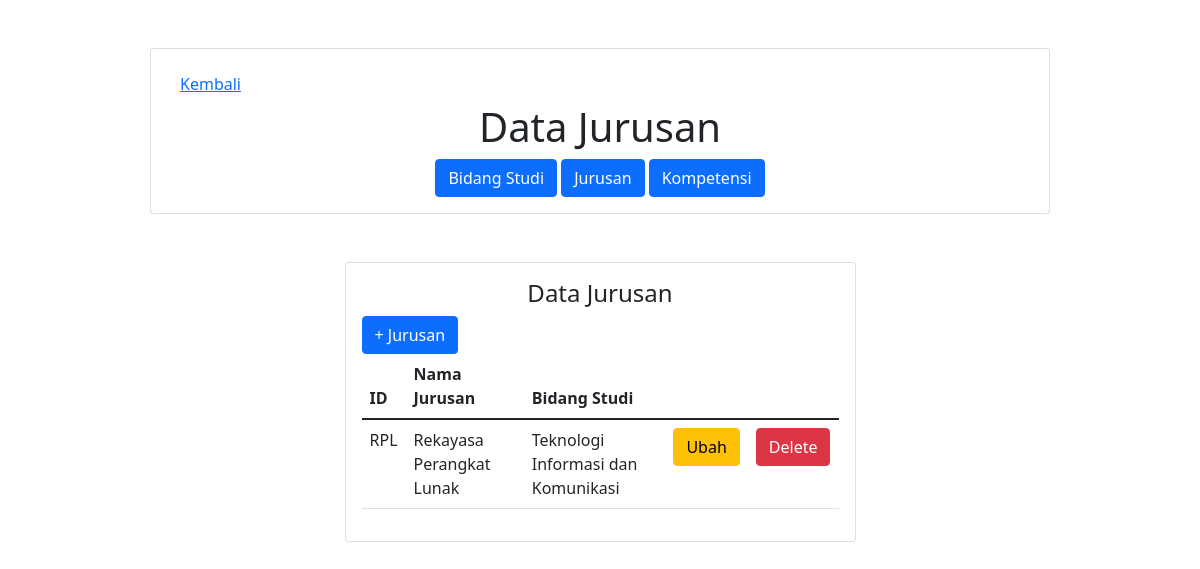
Page /jurusan/listjurusan.php on the committed database.
### tables this page shows
CREATE TABLE `jurusan` (
  `kodeJurusan` varchar(5) NOT NULL,
  `namaJurusan` varchar(30) NOT NULL,
  `kodeBidangStudi` varchar(8) NOT NULL
);

CREATE TABLE `bidangStudi` (
  `kodeBidangStudi` varchar(8) NOT NULL,
  `namaBidangStudi` varchar(50) NOT NULL
);

### jurusan/listjurusan.php (the view, shortened to what this page needs)
<?php
include '../conn.php';
$sch = mysqli_query($conn,'SELECT * FROM jurusan inner join bidangStudi on jurusan.kodeBidangStudi = bidangStudi.kodeBidangStudi');
?>
<!DOCTYPE html>
<head>
    <link href="https://cdn.jsdelivr.net/npm/bootstrap@5.1.3/dist/css/bootstrap.min.css" rel="stylesheet">
</head>
<body>
<div class="col-sm-9 mx-auto">
            <div class="card card-register my-5 card-body">
            <div>
            <a class="btn btn-link" href="../index.php">Kembali</a>
            </div>
                <div class="text-center">
                    <h1>Data Jurusan</h1>
                    <a  class="btn btn-primary" href="../bidangstudi/listbidangstudi.php">Bidang Studi</a>
                    <a  class="btn btn-primary" href="">Jurusan</a>
                    <a href="../kompetensi/listkompetensi.php" class="btn btn-primary">Kompetensi</a>
            </div>
        </div>
    <div class="container">
        <div class="col-sm-9 col-md-7 col-lg-7 mx-auto">
            <div class="card card-register my-5 card-body">
                <h4 class="text-center"> Data Jurusan</h4>
                <div>
                <a class="btn btn-primary" href="jurusan.php">+ Jurusan</a>
                </div>
                <table class="table">
                    <thead>
                        <tr>
                            <th scope="col">ID</th>
                            <th scope="col">Nama Jurusan</th>
                            <th scope="col">Bidang Studi</th>
                        </tr>
                    </thead>
                    <tbody>
                    <?php
                        if(mysqli_num_rows($sch)>0) {
                            while($data=mysqli_fetch_array($sch)){
                                echo ("
                                <tr>
                                <td style: 'text-align : center'>".$data['kodeJurusan']."</td>
                                <td style: 'text-align : center'>".$data['namaJurusan']."</td>
                                <td style: 'text-align : center'>".$data['namaBidangStudi']."</td>
                                <td><a href='update.php?idjurusan=".$data['kodeJurusan']."' class='btn btn-warning'> Ubah </a> </td>
                                <td><a href='delete.php?idjurusan=".$data['kodeJurusan']."' class='btn btn-danger'> Delete </a> </td>
                                ");
                            }} ?>
                    </tbody>
                </table>
            </div>
        </div>
    </div>
</body>
</html>

### rows in the picture
jurusan: kodeJurusan "RPL", namaJurusan "Rekayasa Perangkat Lunak", kodeBidangStudi.namaBidangStudi "Teknologi Informasi dan Komunikasi"
